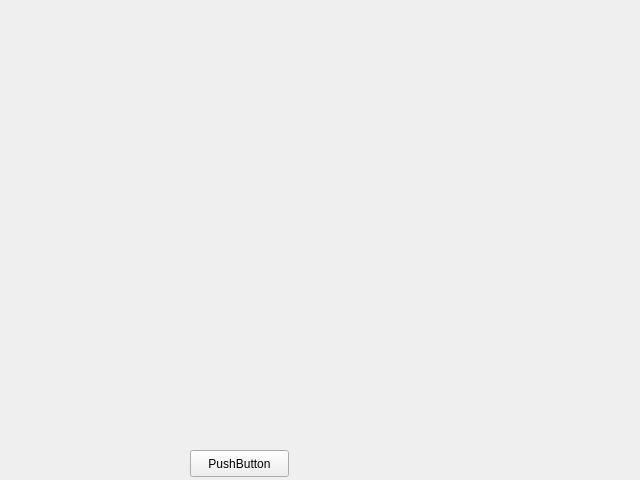
<?xml version="1.0" encoding="UTF-8"?>
<ui version="4.0">
 <class>Wykres</class>
 <widget class="QWidget" name="Wykres">
  <property name="geometry">
   <rect>
    <x>0</x>
    <y>0</y>
    <width>640</width>
    <height>480</height>
   </rect>
  </property>
  <property name="windowTitle">
   <string>Form</string>
  </property>
  <widget class="QCustomPlot" name="customPlot" native="true">
   <property name="geometry">
    <rect>
     <x>0</x>
     <y>0</y>
     <width>641</width>
     <height>441</height>
    </rect>
   </property>
   <property name="sizePolicy">
    <sizepolicy hsizetype="Expanding" vsizetype="Expanding">
     <horstretch>0</horstretch>
     <verstretch>0</verstretch>
    </sizepolicy>
   </property>
  </widget>
  <widget class="QPushButton" name="pushButton">
   <property name="geometry">
    <rect>
     <x>190</x>
     <y>450</y>
     <width>99</width>
     <height>27</height>
    </rect>
   </property>
   <property name="text">
    <string>PushButton</string>
   </property>
  </widget>
 </widget>
 <customwidgets>
  <customwidget>
   <class>QCustomPlot</class>
   <extends>QWidget</extends>
   <header>qcustomplot.h</header>
   <container>1</container>
  </customwidget>
 </customwidgets>
 <resources/>
 <connections/>
</ui>
